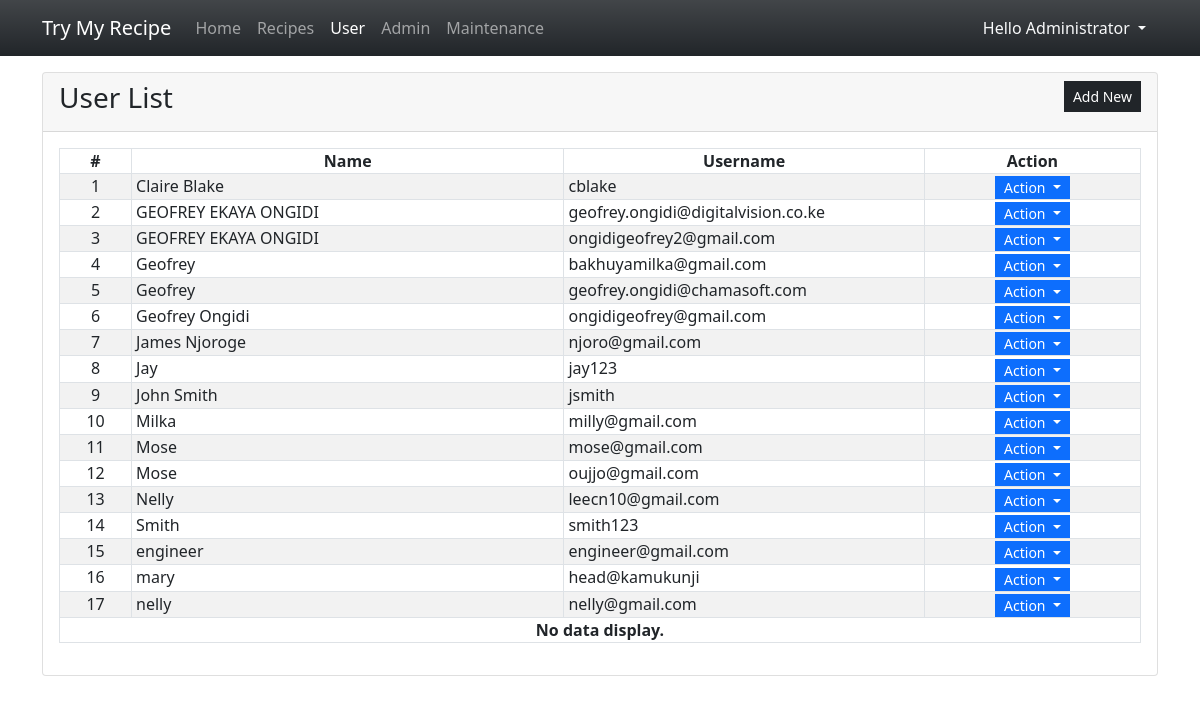
/admin/?page=users (signed in), run on the app's committed database.
### tables this page shows
CREATE TABLE `user_list` (
            `user_id` INTEGER NOT NULL PRIMARY KEY AUTOINCREMENT,
            `fullname` INTEGER NOT NULL,
            `username` TEXT NOT NULL,
            `password` TEXT NOT NULL,
            `status` INTEGER NOT NULL Default 1,
            `date_created` TIMESTAMP DEFAULT CURRENT_TIMESTAMP
        , `otp` INT(10));

### admin/users.php (the view, shortened to what this page needs)
<div class="card">
    <div class="card-header d-flex justify-content-between">
        <h3 class="card-title">User List</h3>
        <div class="card-tools align-middle">
            <button class="btn btn-dark btn-sm py-1 rounded-0" type="button" id="create_new">Add New</button>
        </div>
    </div>
    <div class="card-body">
        <table class="table table-hover table-striped table-bordered">
            <colgroup>
                <col width="5%">
                <col width="30%">
                <col width="25%">
                <col width="15%">
            </colgroup>
            <thead>
                <tr>
                    <th class="text-center p-0">#</th>
                    <th class="text-center p-0">Name</th>
                    <th class="text-center p-0">Username</th>
                    <th class="text-center p-0">Action</th>
                </tr>
            </thead>
            <tbody>
                <?php
                $sql = "SELECT * FROM `user_list` where user_id != 1 order by `fullname` asc";
                $qry = $conn->query($sql);
                $i = 1;
                    while($row = $qry->fetchArray()):
                ?>
                <tr>
                    <td class="text-center p-0"><?php echo $i++; ?></td>
                    <td class="py-0 px-1"><?php echo $row['fullname'] ?></td>
                    <td class="py-0 px-1"><?php echo $row['username'] ?></td>
                    <th class="text-center py-0 px-1">
                        <div class="btn-group" role="group">
                            <button id="btnGroupDrop1" type="button" class="btn btn-primary dropdown-toggle btn-sm rounded-0 py-0" data-bs-toggle="dropdown" aria-expanded="false">
                            Action
                            </button>
                        </div>
                    </th>
                </tr>
                <?php endwhile; ?>
                <?php if(!$qry->fetchArray()): ?>
                    <tr>
                        <th class="text-center p-0" colspan="5">No data display.</th>
                    </tr>
                <?php endif; ?>
            </tbody>
        </table>
    </div>
</div>

### admin/index.php (style rules this page uses)
:root { --bs-success-rgb:71, 222, 152 !important; }
html,body { height:100%; width:100%; }

### data on the page
user_list: fullname "Claire Blake", username "cblake"
user_list: fullname "GEOFREY EKAYA ONGIDI", username "geofrey.ongidi@digitalvision.co.ke"
user_list: fullname "GEOFREY EKAYA ONGIDI", username "ongidigeofrey2@gmail.com"
user_list: fullname "Geofrey", username "bakhuyamilka@gmail.com"
user_list: fullname "Geofrey", username "geofrey.ongidi@chamasoft.com"
user_list: fullname "Geofrey Ongidi", username "ongidigeofrey@gmail.com"
user_list: fullname "James Njoroge", username "njoro@gmail.com"
user_list: fullname "Jay", username "jay123"
user_list: fullname "John Smith", username "jsmith"
user_list: fullname "Milka", username "milly@gmail.com"
user_list: fullname "Mose", username "mose@gmail.com"
user_list: fullname "Mose", username "oujjo@gmail.com"
user_list: fullname "Nelly", username "leecn10@gmail.com"
user_list: fullname "Smith", username "smith123"
user_list: fullname "engineer", username "engineer@gmail.com"
user_list: fullname "mary", username "head@kamukunji"
user_list: fullname "nelly", username "nelly@gmail.com"

### other printed values
$_SESSION['fullname'] "Administrator"
